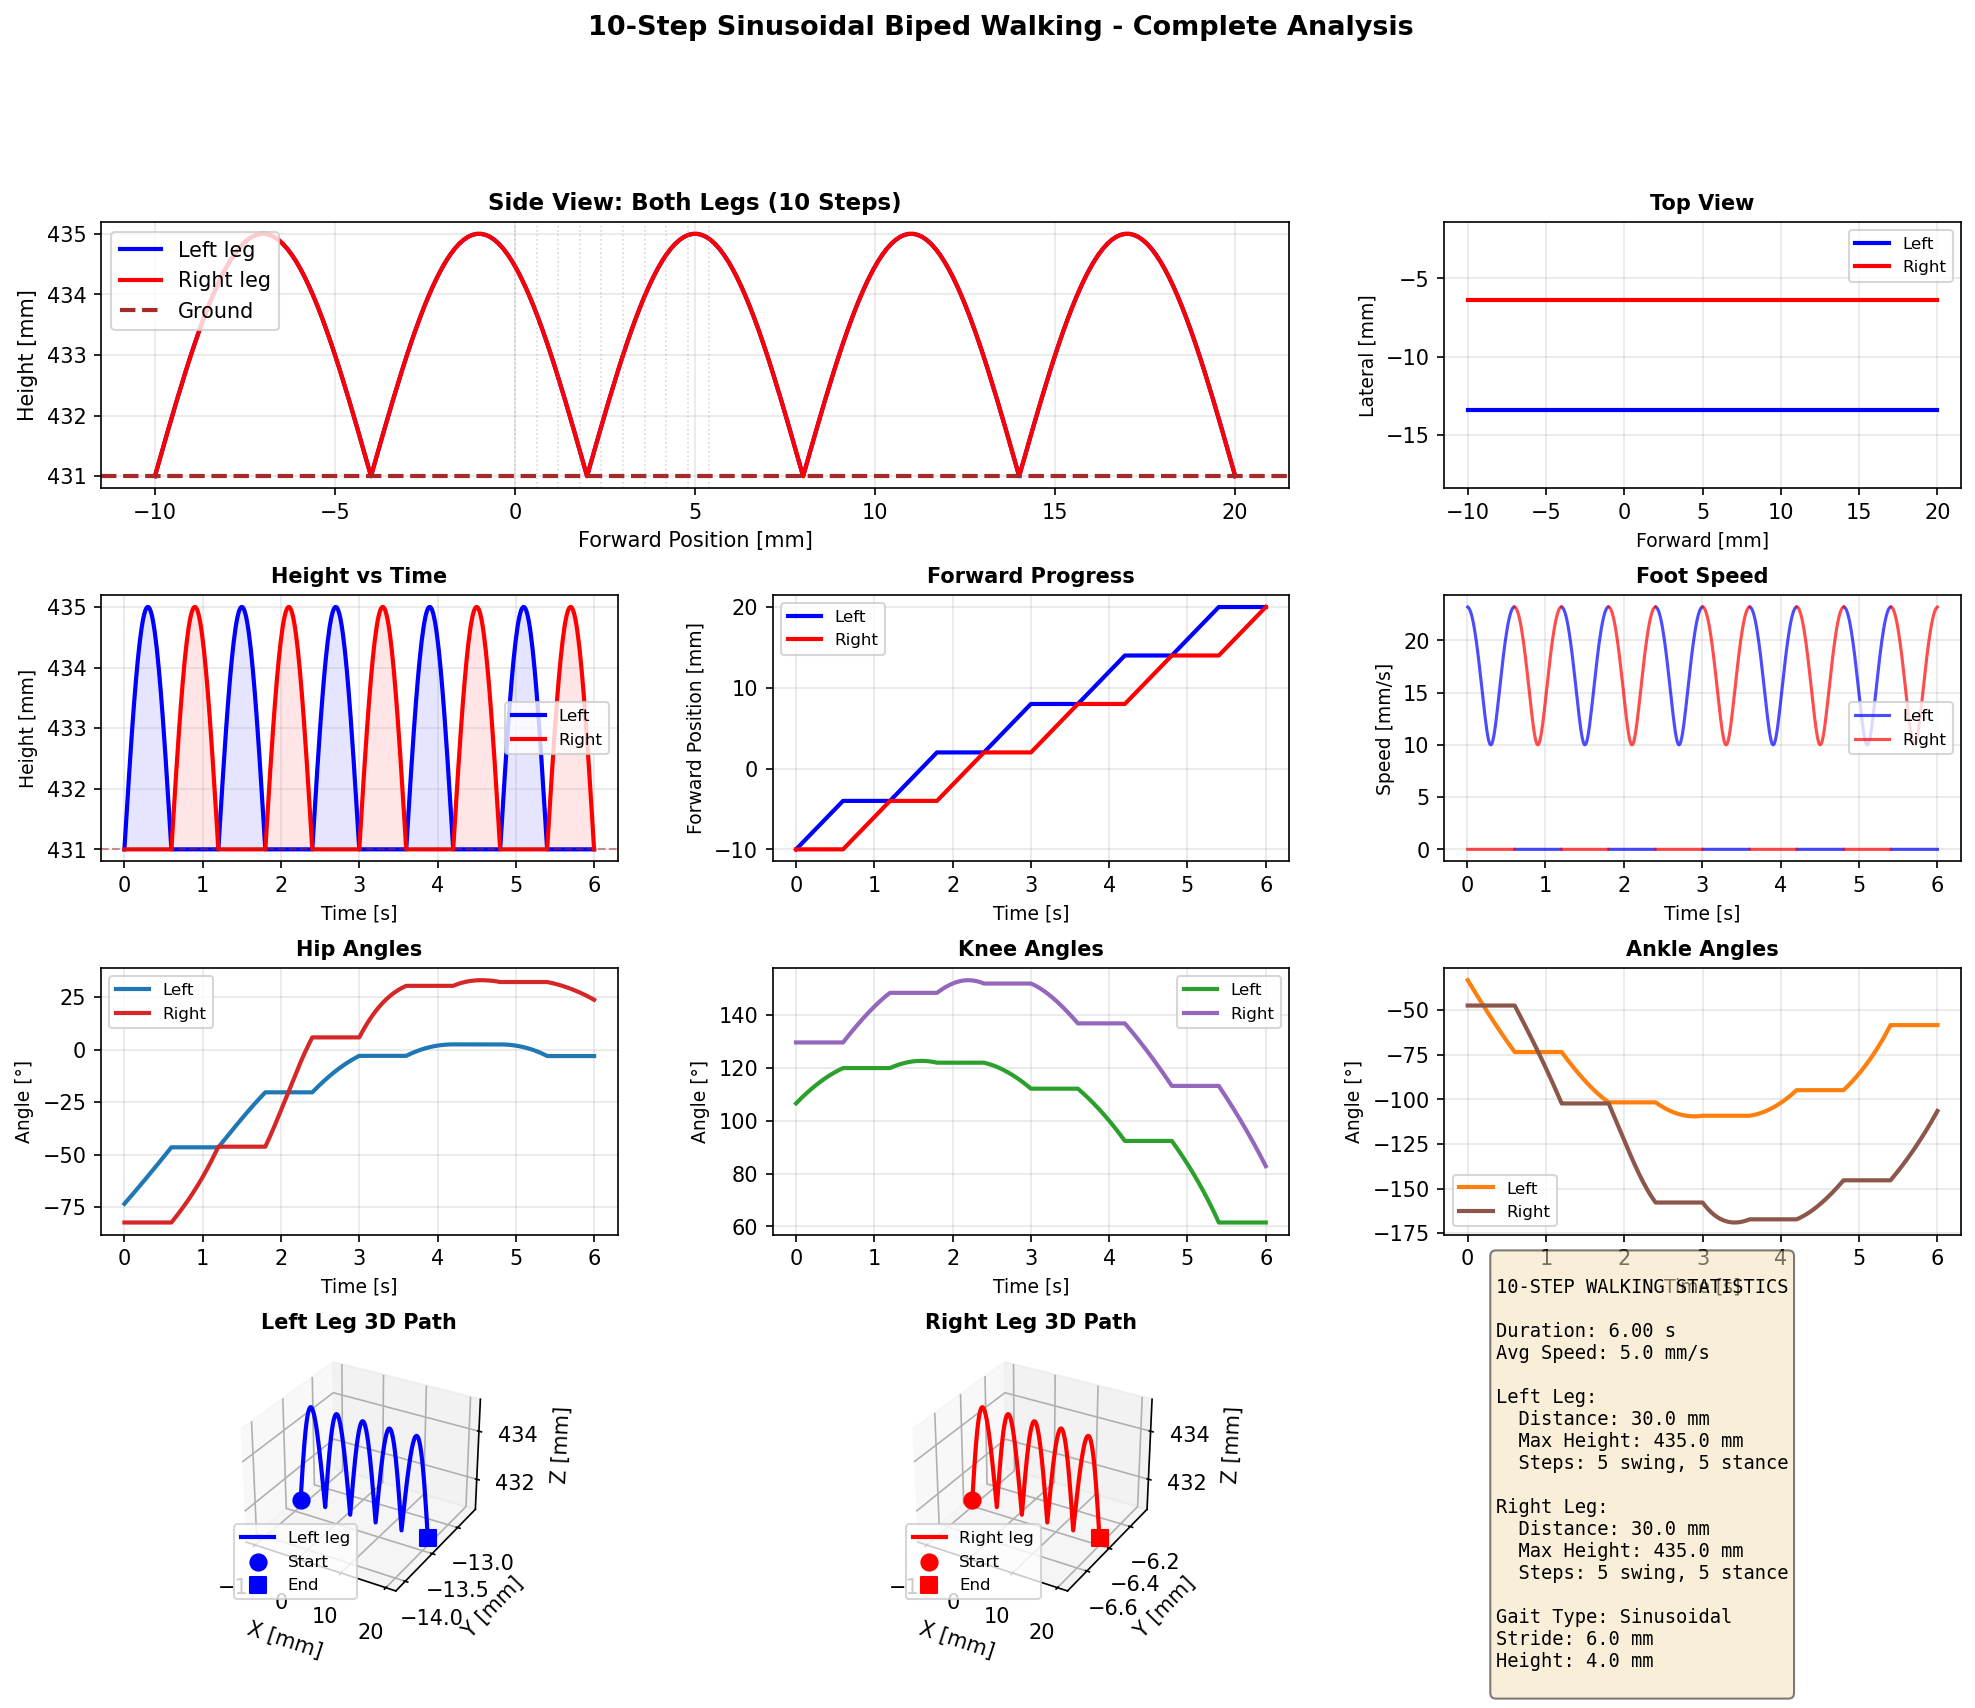

This chart was generated by the following Python code:
"""
10-Step Sinusoidal Gait Generator for Biped Robot
==================================================

Generates synchronized 10-step walking trajectory for both legs
using sinusoidal foot paths based on robot dimensions.
"""

import numpy as np
import matplotlib.pyplot as plt
from matplotlib.gridspec import GridSpec


class Biped10StepWalkingGenerator:
    """Generate multi-step synchronized walking trajectories."""
    
    def __init__(self):
        """Initialize with robot dimensions."""
        # Robot dimensions
        self.link_2_length = 0.014  # Thigh (14mm)
        self.link_1_length = 0.014  # Shin (14mm)
        self.max_leg_length = 0.028  # Total leg length
        
        # Hip position
        self.hip_height = 0.42  # meters
        self.standing_height = 0.431  # meters (MuJoCo model: foot at Z=0.431 when all joints=0)
        
        # Actual robot foot Y positions (from geometry)
        self.left_foot_y = -0.0134   # Left foot at Y=-13.4mm
        self.right_foot_y = -0.0064  # Right foot at Y=-6.4mm
        
        # Gait parameters
        self.stride_length = 0.006  # 6mm stride (wider than 3mm for better visual gait)
        self.step_height = 0.004   # 4mm clearance
        self.stance_duration = 0.4  # seconds
        self.swing_duration = 0.2   # seconds
        self.step_period = self.stance_duration + self.swing_duration  # 0.6s total
        
        print("="*70)
        print("MULTI-STEP SINUSOIDAL BIPED WALKING GENERATOR")
        print("="*70)
        print(f"\n📐 Robot Config: {self.link_2_length*1000:.0f}mm + {self.link_1_length*1000:.0f}mm legs")
        print(f"🚶 Gait Params: {self.stride_length*1000:.0f}mm stride, {self.step_height*1000:.0f}mm height")
        print(f"⏱️  Timing: {self.step_period:.2f}s per step (1.67 Hz)")
    
    def create_swing_phase(self, start_x, stride, step_height, num_points=50):
        """Create sinusoidal swing phase trajectory."""
        t_norm = np.linspace(0, 1, num_points)
        
        # Sinusoidal height profile
        z_swing = self.standing_height + step_height * np.sin(np.pi * t_norm)
        
        # Linear forward motion
        x_swing = start_x + stride * t_norm
        
        return x_swing, z_swing, t_norm
    
    def create_stance_phase(self, start_x, stride, num_points=50):
        """Create stance phase trajectory (foot on ground, sliding forward)."""
        t_norm = np.linspace(0, 1, num_points)
        
        # Constant height (on ground)
        z_stance = np.full(num_points, self.standing_height)
        
        # Linear forward motion
        x_stance = start_x + stride * t_norm
        
        return x_stance, z_stance, t_norm
    
    def generate_10_step_trajectory(self, num_points_per_phase=50):
        """
        Generate multi-step synchronized trajectory with phase shift.
        
        Both legs have SAME FREQUENCY (period) but 180-degree PHASE SHIFT:
        - When left swings, right is in stance
        - When right swings, left is in stance
        - Smooth alternating gait
        - **Both feet return to starting position at end for smooth looping**
        
        Returns:
            Dictionary with complete trajectories
        """
        
        num_steps = 10  # 10 steps (5 per leg) - original working version
        n_per_phase = num_points_per_phase  # Points per phase (swing or stance)
        n_per_cycle = n_per_phase * 2  # One complete swing+stance cycle
        total_points = num_steps * n_per_phase
        
        # Initialize arrays
        left_trajectory = np.zeros((total_points, 3))   # [x, y, z]
        right_trajectory = np.zeros((total_points, 3))
        times = np.zeros(total_points)
        
        # Offset feet positions forward so hip naturally leads
        # If feet start at positive X, hip will be behind
        # If feet start at negative X and move forward, hip leads
        hip_lead_offset = 0.010  # 10mm - hip should lead by this amount
        start_x = -hip_lead_offset  # Starting position for both feet
        current_x_left = start_x
        current_x_right = start_x
        current_time = 0.0
        
        print(f"\n🚶 Generating SYNCHRONIZED {num_steps}-step sinusoidal trajectories...")
        print(f"   Points per phase: {n_per_phase}")
        print(f"   Total points: {total_points}")
        print(f"   Both legs same frequency, 180° phase shift")
        print(f"   Hip lead offset: {hip_lead_offset*1000:.1f}mm")
        print(f"   Trajectory loops smoothly (feet return to start)")
        
        for step in range(num_steps):
            step_start_idx = step * n_per_phase
            step_end_idx = step_start_idx + n_per_phase
            
            # ALTERNATING: even steps = left swings, odd steps = right swings
            if step % 2 == 0:
                # STEP EVEN (0, 2, 4, ...): LEFT LEG SWINGS, RIGHT LEG LANDS/SUPPORTS
                
                # LEFT LEG SWING PHASE - foot lifts up and forward
                x_swing, z_swing, _ = self.create_swing_phase(
                    current_x_left, self.stride_length, self.step_height, n_per_phase
                )
                left_trajectory[step_start_idx : step_end_idx, 0] = x_swing
                left_trajectory[step_start_idx : step_end_idx, 2] = z_swing
                current_x_left = x_swing[-1]
                
                # RIGHT LEG STANCE - foot on ground, supporting body weight
                right_trajectory[step_start_idx : step_end_idx, 0] = current_x_right
                right_trajectory[step_start_idx : step_end_idx, 2] = self.standing_height
                
                phase_name = "LEFT ↑ (RIGHT ▬)"
                
            else:
                # STEP ODD (1, 3, 5, ...): RIGHT LEG SWINGS, LEFT LEG LANDS/SUPPORTS
                
                # RIGHT LEG SWING PHASE - foot lifts up and forward
                x_swing, z_swing, _ = self.create_swing_phase(
                    current_x_right, self.stride_length, self.step_height, n_per_phase
                )
                right_trajectory[step_start_idx : step_end_idx, 0] = x_swing
                right_trajectory[step_start_idx : step_end_idx, 2] = z_swing
                current_x_right = x_swing[-1]
                
                # LEFT LEG STANCE - foot on ground, supporting body weight
                left_trajectory[step_start_idx : step_end_idx, 0] = current_x_left
                left_trajectory[step_start_idx : step_end_idx, 2] = self.standing_height
                
                phase_name = "RIGHT ↑ (LEFT ▬)"
            
            # Fill time
            step_times = np.linspace(current_time, 
                                     current_time + self.step_period, 
                                     n_per_phase)
            times[step_start_idx : step_end_idx] = step_times
            current_time += self.step_period
            
            # Y coordinate (lateral) set to actual foot positions
            left_trajectory[step_start_idx : step_end_idx, 1] = self.left_foot_y
            right_trajectory[step_start_idx : step_end_idx, 1] = self.right_foot_y
            
            if step < 15 or step >= num_steps - 2:  # Print first 15 and last 2
                print(f"   Step {step+1:2d}: {phase_name:20s} | Time: {current_time-self.step_period:.2f}-{current_time:.2f}s")
            elif step == 15:
                print(f"   ...")
        
        # Simple trajectory - let it loop naturally
        # The hip control in the viewer will handle the cycling
        
        trajectory_data = {
            'left_trajectory': left_trajectory,
            'right_trajectory': right_trajectory,
            'times': times,
            'num_steps': num_steps,
            'total_duration': times[-1],
            'total_points': total_points,
            'stride_length': self.stride_length,
            'step_height': self.step_height,
            'method': 'sinusoidal',
            'hip_lead_offset': hip_lead_offset
        }
        
        print(f"\n✅ Generated trajectories")
        print(f"   Total duration: {times[-1]:.2f}s")
        print(f"   Left leg distance: {(current_x_left + hip_lead_offset) * 1000:.1f}mm (5 steps)")
        print(f"   Right leg distance: {(current_x_right + hip_lead_offset) * 1000:.1f}mm (5 steps)")
        
        return trajectory_data
    
    def convert_to_joint_angles(self, foot_position):
        """Convert foot position to joint angles using 2-link IK."""
        x, y = foot_position[0], foot_position[1]
        distance = np.sqrt(x**2 + y**2)
        
        if distance < 1e-6:  # At hip
            return np.array([0, 0, 0])
        
        # Clamp to reachable workspace
        distance = np.clip(distance, 0, self.max_leg_length)
        
        # Law of cosines for knee angle
        l1 = self.link_1_length
        l2 = self.link_2_length
        
        cos_knee = (distance**2 - l1**2 - l2**2) / (2 * l1 * l2 + 1e-6)
        cos_knee = np.clip(cos_knee, -1, 1)
        knee_angle = np.arccos(cos_knee)
        
        # Hip angle
        alpha = np.arctan2(y, x)
        sin_beta = l1 * np.sin(knee_angle) / (distance + 1e-6)
        sin_beta = np.clip(sin_beta, -1, 1)
        beta = np.arcsin(sin_beta)
        hip_angle = alpha + beta
        
        # Ankle angle (passive)
        ankle_angle = -(hip_angle + knee_angle)
        
        return np.array([hip_angle, knee_angle, ankle_angle])
    
    def trajectories_to_joint_angles(self, trajectory_data):
        """Convert foot trajectories to joint angle trajectories."""
        left_traj = trajectory_data['left_trajectory']
        right_traj = trajectory_data['right_trajectory']
        
        left_angles = np.array([self.convert_to_joint_angles(pos[:2]) for pos in left_traj])
        right_angles = np.array([self.convert_to_joint_angles(pos[:2]) for pos in right_traj])
        
        trajectory_data['left_joint_angles'] = left_angles
        trajectory_data['right_joint_angles'] = right_angles
        
        return trajectory_data
    
    def plot_trajectories(self, trajectory_data, save_path=None):
        """Create comprehensive visualization of 10-step walking."""
        fig = plt.figure(figsize=(16, 12))
        gs = GridSpec(4, 3, figure=fig, hspace=0.4, wspace=0.3)
        
        left_traj = trajectory_data['left_trajectory']
        right_traj = trajectory_data['right_trajectory']
        times = trajectory_data['times']
        
        # ===== ROW 1: Side View =====
        ax1 = fig.add_subplot(gs[0, :2])
        ax1.plot(left_traj[:, 0]*1000, left_traj[:, 2]*1000, 'b-', linewidth=2, label='Left leg')
        ax1.plot(right_traj[:, 0]*1000, right_traj[:, 2]*1000, 'r-', linewidth=2, label='Right leg')
        ax1.axhline(self.standing_height*1000, color='brown', linestyle='--', linewidth=2, label='Ground')
        
        # Mark step transitions
        for step in range(trajectory_data['num_steps']+1):
            step_idx = step * int(len(times) / trajectory_data['num_steps'])
            if step_idx < len(times):
                ax1.axvline(times[min(step_idx, len(times)-1)], color='gray', 
                           linestyle=':', alpha=0.3, linewidth=0.8)
        
        ax1.set_xlabel('Forward Position [mm]', fontsize=10)
        ax1.set_ylabel('Height [mm]', fontsize=10)
        ax1.set_title('Side View: Both Legs (10 Steps)', fontsize=11, fontweight='bold')
        ax1.grid(True, alpha=0.3)
        ax1.legend(loc='upper left')
        
        # ===== ROW 1: Top View =====
        ax2 = fig.add_subplot(gs[0, 2])
        ax2.plot(left_traj[:, 0]*1000, left_traj[:, 1]*1000, 'b-', linewidth=2, label='Left')
        ax2.plot(right_traj[:, 0]*1000, right_traj[:, 1]*1000, 'r-', linewidth=2, label='Right')
        ax2.set_xlabel('Forward [mm]', fontsize=9)
        ax2.set_ylabel('Lateral [mm]', fontsize=9)
        ax2.set_title('Top View', fontsize=10, fontweight='bold')
        ax2.grid(True, alpha=0.3)
        ax2.legend(fontsize=8)
        ax2.axis('equal')
        
        # ===== ROW 2: Height vs Time =====
        ax3 = fig.add_subplot(gs[1, 0])
        ax3.plot(times, left_traj[:, 2]*1000, 'b-', linewidth=2, label='Left')
        ax3.plot(times, right_traj[:, 2]*1000, 'r-', linewidth=2, label='Right')
        ax3.axhline(self.standing_height*1000, color='brown', linestyle='--', alpha=0.5, linewidth=1)
        ax3.fill_between(times, self.standing_height*1000, left_traj[:, 2]*1000, alpha=0.1, color='blue')
        ax3.fill_between(times, self.standing_height*1000, right_traj[:, 2]*1000, alpha=0.1, color='red')
        ax3.set_xlabel('Time [s]', fontsize=9)
        ax3.set_ylabel('Height [mm]', fontsize=9)
        ax3.set_title('Height vs Time', fontsize=10, fontweight='bold')
        ax3.grid(True, alpha=0.3)
        ax3.legend(fontsize=8)
        
        # ===== ROW 2: Forward Position vs Time =====
        ax4 = fig.add_subplot(gs[1, 1])
        ax4.plot(times, left_traj[:, 0]*1000, 'b-', linewidth=2, label='Left')
        ax4.plot(times, right_traj[:, 0]*1000, 'r-', linewidth=2, label='Right')
        ax4.set_xlabel('Time [s]', fontsize=9)
        ax4.set_ylabel('Forward Position [mm]', fontsize=9)
        ax4.set_title('Forward Progress', fontsize=10, fontweight='bold')
        ax4.grid(True, alpha=0.3)
        ax4.legend(fontsize=8)
        
        # ===== ROW 2: Velocity =====
        ax5 = fig.add_subplot(gs[1, 2])
        left_vel = np.linalg.norm(np.diff(left_traj, axis=0), axis=1) / np.diff(times)
        right_vel = np.linalg.norm(np.diff(right_traj, axis=0), axis=1) / np.diff(times)
        ax5.plot(times[1:], left_vel*1000, 'b-', linewidth=1.5, label='Left', alpha=0.7)
        ax5.plot(times[1:], right_vel*1000, 'r-', linewidth=1.5, label='Right', alpha=0.7)
        ax5.set_xlabel('Time [s]', fontsize=9)
        ax5.set_ylabel('Speed [mm/s]', fontsize=9)
        ax5.set_title('Foot Speed', fontsize=10, fontweight='bold')
        ax5.grid(True, alpha=0.3)
        ax5.legend(fontsize=8)
        
        # ===== ROW 3: Joint Angles =====
        left_angles = trajectory_data['left_joint_angles']
        right_angles = trajectory_data['right_joint_angles']
        
        joint_names = ['Hip', 'Knee', 'Ankle']
        colors_l = ['#1f77b4', '#2ca02c', '#ff7f0e']
        colors_r = ['#d62728', '#9467bd', '#8c564b']
        
        for j in range(3):
            ax = fig.add_subplot(gs[2, j])
            ax.plot(times, np.degrees(left_angles[:, j]), color=colors_l[j], 
                   linewidth=2, label='Left', marker='', linestyle='-')
            ax.plot(times, np.degrees(right_angles[:, j]), color=colors_r[j], 
                   linewidth=2, label='Right', marker='', linestyle='-')
            ax.set_xlabel('Time [s]', fontsize=9)
            ax.set_ylabel('Angle [°]', fontsize=9)
            ax.set_title(f'{joint_names[j]} Angles', fontsize=10, fontweight='bold')
            ax.grid(True, alpha=0.3)
            ax.legend(fontsize=8)
        
        # ===== ROW 4: 3D Trajectories =====
        ax7 = fig.add_subplot(gs[3, 0], projection='3d')
        ax7.plot(left_traj[:, 0]*1000, left_traj[:, 1]*1000, left_traj[:, 2]*1000, 
                'b-', linewidth=2, label='Left leg')
        ax7.scatter(left_traj[0, 0]*1000, left_traj[0, 1]*1000, left_traj[0, 2]*1000,
                   color='blue', s=60, marker='o', label='Start')
        ax7.scatter(left_traj[-1, 0]*1000, left_traj[-1, 1]*1000, left_traj[-1, 2]*1000,
                   color='blue', s=60, marker='s', label='End')
        ax7.set_xlabel('X [mm]')
        ax7.set_ylabel('Y [mm]')
        ax7.set_zlabel('Z [mm]')
        ax7.set_title('Left Leg 3D Path', fontsize=10, fontweight='bold')
        ax7.legend(fontsize=8)
        
        ax8 = fig.add_subplot(gs[3, 1], projection='3d')
        ax8.plot(right_traj[:, 0]*1000, right_traj[:, 1]*1000, right_traj[:, 2]*1000, 
                'r-', linewidth=2, label='Right leg')
        ax8.scatter(right_traj[0, 0]*1000, right_traj[0, 1]*1000, right_traj[0, 2]*1000,
                   color='red', s=60, marker='o', label='Start')
        ax8.scatter(right_traj[-1, 0]*1000, right_traj[-1, 1]*1000, right_traj[-1, 2]*1000,
                   color='red', s=60, marker='s', label='End')
        ax8.set_xlabel('X [mm]')
        ax8.set_ylabel('Y [mm]')
        ax8.set_zlabel('Z [mm]')
        ax8.set_title('Right Leg 3D Path', fontsize=10, fontweight='bold')
        ax8.legend(fontsize=8)
        
        # ===== ROW 4: Statistics =====
        ax9 = fig.add_subplot(gs[3, 2])
        ax9.axis('off')
        
        left_dist = left_traj[-1, 0] - left_traj[0, 0]
        right_dist = right_traj[-1, 0] - right_traj[0, 0]
        avg_dist = (left_dist + right_dist) / 2
        
        stats_text = f"""
10-STEP WALKING STATISTICS

Duration: {times[-1]:.2f} s
Avg Speed: {avg_dist*1000/times[-1]:.1f} mm/s

Left Leg:
  Distance: {left_dist*1000:.1f} mm
  Max Height: {np.max(left_traj[:, 2])*1000:.1f} mm
  Steps: 5 swing, 5 stance

Right Leg:
  Distance: {right_dist*1000:.1f} mm
  Max Height: {np.max(right_traj[:, 2])*1000:.1f} mm
  Steps: 5 swing, 5 stance

Gait Type: Sinusoidal
Stride: {self.stride_length*1000:.1f} mm
Height: {self.step_height*1000:.1f} mm
        """
        
        ax9.text(0.1, 0.5, stats_text, transform=ax9.transAxes, 
                fontsize=9, verticalalignment='center', family='monospace',
                bbox=dict(boxstyle='round', facecolor='wheat', alpha=0.5))
        
        plt.suptitle('10-Step Sinusoidal Biped Walking - Complete Analysis', 
                    fontsize=13, fontweight='bold', y=0.995)
        
        if save_path:
            plt.savefig(save_path, dpi=150, bbox_inches='tight')
            print(f"\n✅ Saved: {save_path}")
        
        return fig
    
    def save_trajectory_data(self, trajectory_data, filename='biped_10step_sinusoidal.npy'):
        """Save trajectory data to file."""
        np.save(filename, trajectory_data)
        print(f"✅ Saved trajectory data: {filename}")
        return filename


def main():
    """Generate and visualize 10-step sinusoidal walking."""
    
    generator = Biped10StepWalkingGenerator()
    
    # Generate trajectories
    print()
    trajectory_data = generator.generate_10_step_trajectory(num_points_per_phase=50)
    
    # Convert to joint angles
    print("\n🔄 Converting to joint angles...")
    trajectory_data = generator.trajectories_to_joint_angles(trajectory_data)
    
    # Plot
    print("\n📊 Creating visualizations...")
    generator.plot_trajectories(trajectory_data, save_path='biped_10step_sinusoidal.png')
    
    # Save data
    print("\n💾 Saving data...")
    generator.save_trajectory_data(trajectory_data)
    
    # Print summary
    print("\n" + "="*70)
    print("SUMMARY")
    print("="*70)
    print(f"✅ Generated 10-step walking trajectory")
    print(f"✅ Total duration: {trajectory_data['total_duration']:.2f} seconds")
    print(f"✅ Total points: {trajectory_data['total_points']}")
    print(f"✅ Method: {trajectory_data['method']}")
    print(f"✅ Visualizations saved: biped_10step_sinusoidal.png")
    print(f"✅ Data saved: biped_10step_sinusoidal.npy")
    print("="*70)
    
    plt.show()


if __name__ == "__main__":
    main()
